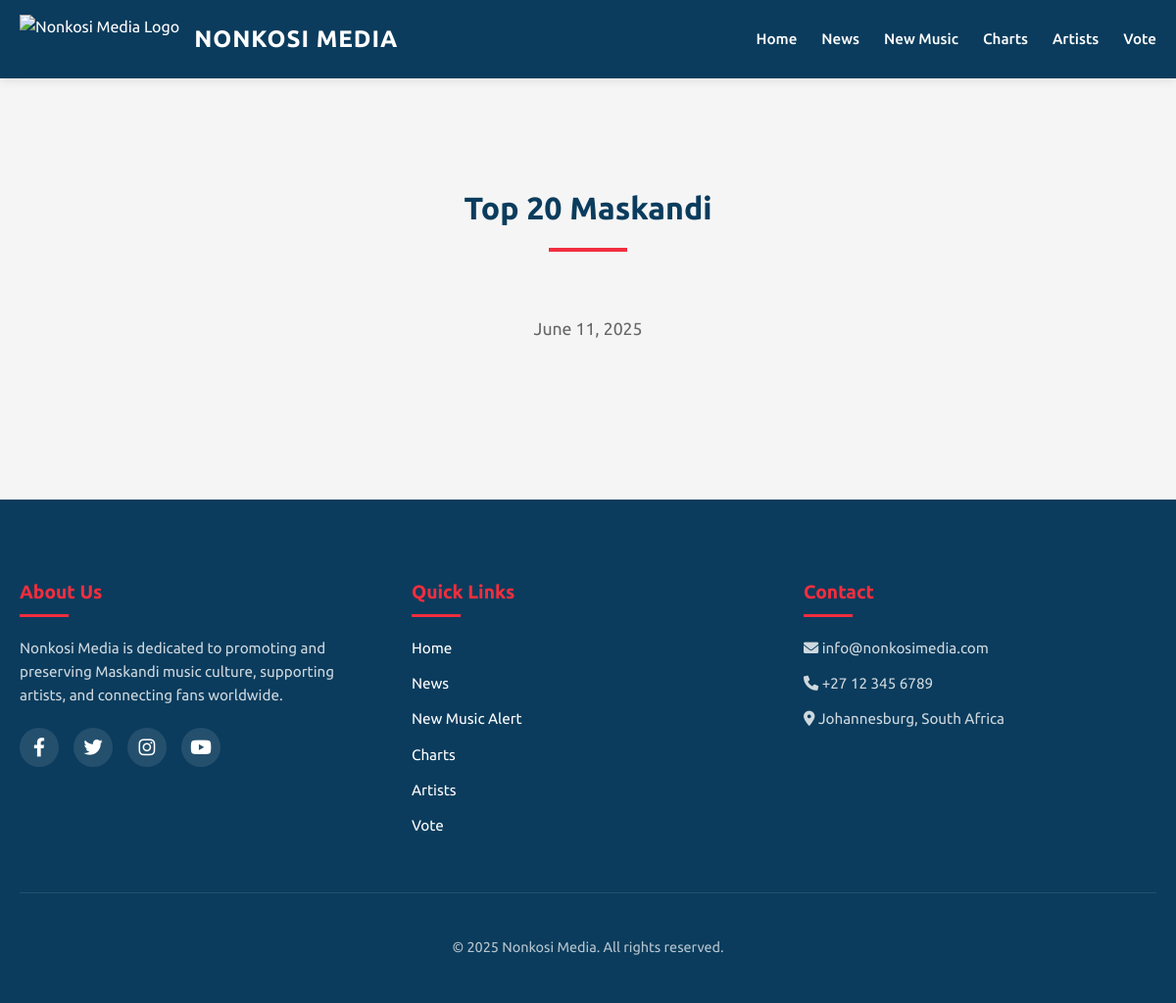
Page /charts on the earlier database version.
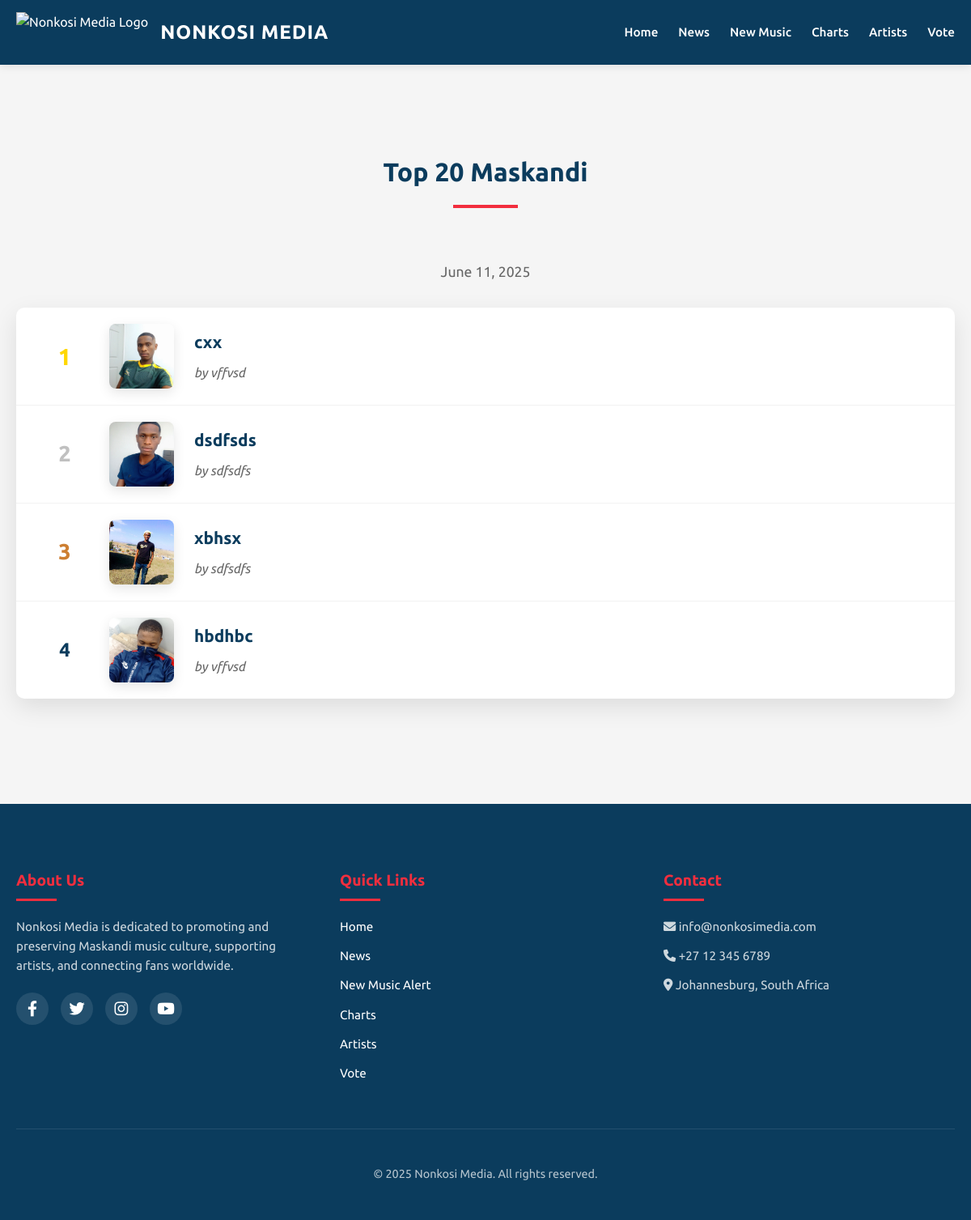
Same page on the later database version.
### app.py (models this page shows)
class Song(db.Model):
    id = db.Column(db.Integer, primary_key=True)
    title = db.Column(db.String(100), nullable=False)
    genre = db.Column(db.String(50), nullable=False)
    album = db.Column(db.String(100))  # New field - can be null for singles
    release_date = db.Column(db.DateTime, nullable=False, default=datetime.utcnow)
    cover_image = db.Column(db.String(20), nullable=False)
    spotify_link = db.Column(db.String(200))
    youtube_link = db.Column(db.String(200))
    artist_id = db.Column(db.Integer, db.ForeignKey('artist.id'), nullable=False)
    chart_position = db.Column(db.Integer)

class Artist(db.Model):
    id = db.Column(db.Integer, primary_key=True)
    name = db.Column(db.String(100), nullable=False)
    bio = db.Column(db.Text, nullable=False)
    image = db.Column(db.String(20), nullable=False, default='artist_default.jpg')
    social_media = db.Column(db.JSON)
    songs = db.relationship('Song', backref='artist', lazy=True)
    gigs = db.relationship('Gig', backref='artist', lazy=True)

### app.py (the view)
@app.route('/charts')
def charts():
    top_songs = Song.query.filter(Song.chart_position != None)\
                        .order_by(Song.chart_position)\
                        .limit(20)\
                        .all()
    current_date = datetime.now().strftime('%B %d, %Y')
    return render_template('charts.html',
                         top_songs=top_songs,
                         current_date=current_date)

### app.py (called while the page is built)
@app.context_processor
def inject_datetime():
    return {'datetime': datetime}

### templates/charts.html (shortened to what this page needs)
<!DOCTYPE html>
<html lang="en">
<head>
  <link rel="stylesheet" href="https://cdnjs.cloudflare.com/ajax/libs/font-awesome/6.0.0/css/all.min.css">
</head>
<body>
<header class="site-header">
  <div class="container header-content">
    <div class="logo-container">
      <img src="{{ url_for('static', filename='uploads/profile_pics/NonkosiLogopng.png') }}"
           alt="Nonkosi Media Logo"
           class="logo-img"/>
      <a href="/" class="logo-text">NONKOSI MEDIA</a>
    </div>
    <nav class="main-nav">
      <a href="/">Home</a>
      <a href="/news">News</a>
      <a href="/new_music">New Music</a>
      <a href="/charts">Charts</a>
      <a href="/artists">Artists</a>
      <a href="/vote">Vote</a>
    </nav>
  </div>
</header>
<section class="section">
  <div class="container">
    <div class="section-title">
      <h2>Top 20 Maskandi</h2>
    </div>
    <div class="current-date">
      {{ current_date }}
    </div>
    <div class="chart-list">
      {% for song in top_songs %}
      <div class="chart-item fade-in delay-{{ loop.index % 3 }}">
        <div class="chart-position">{{ song.chart_position }}</div>
        <img src="{{ url_for('static', filename='uploads/profile_pics/' + song.cover_image) }}"
             alt="{{ song.title }}" class="chart-cover">
        <div class="chart-info">
          <h3>{{ song.title }}</h3>
          <p>by {{ song.artist.name }}</p>
        </div>
      </div>
      {% endfor %}
    </div>
  </div>
</section>
<footer class="site-footer">
  <div class="container">
    <div class="footer-content">
      <div class="footer-column">
        <h3>About Us</h3>
        <p>Nonkosi Media is dedicated to promoting and preserving Maskandi music culture, supporting artists, and connecting fans worldwide.</p>
        <div class="social-links">
          <a href="#"><i class="fab fa-facebook-f"></i></a>
          <a href="#"><i class="fab fa-twitter"></i></a>
            <a href="#"><i class="fab fa-instagram"></i></a>
            <a href="#"><i class="fab fa-youtube"></i></a>
          </div>
        </div>
        <div class="footer-column">
          <h3>Quick Links</h3>
          <ul>
            <li><a href="/">Home</a></li>
            <li><a href="/news">News</a></li>
            <li><a href="/new_music">New Music Alert</a></li>
            <li><a href="/charts">Charts</a></li>
            <li><a href="/artists">Artists</a></li>
            <li><a href="/vote">Vote</a></li>
          </ul>
        </div>
        <div class="footer-column">
          <h3>Contact</h3>
          <ul>
            <li><i class="fas fa-envelope"></i> info@nonkosimedia.com</li>
            <li><i class="fas fa-phone"></i> +27 12 345 6789</li>
            <li><i class="fas fa-map-marker-alt"></i> Johannesburg, South Africa</li>
          </ul>
        </div>
      </div>
      <div class="copyright">
        <p>&copy; 2025 Nonkosi Media. All rights reserved.</p>
      </div>
    </div>
  </footer>
</body>
</html>

Differences in the rows shown:
now on this page (row edited): Song: chart_position "1", cover_image (picture), title "cxx", artist.name "vffvsd"
now on this page (row edited): Song: chart_position "2", cover_image+title (picture), title "dsdfsds", artist.name "sdfsdfs"
added Song: chart_position "3", cover_image+title (picture), title "xbhsx", artist.name "sdfsdfs"
added Song: chart_position "4", cover_image+title (picture), title "hbdhbc", artist.name "vffvsd"
